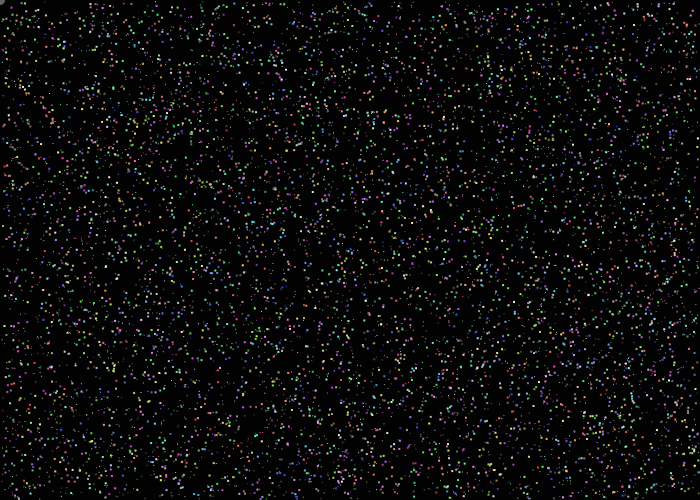
Frame 1 (no input)
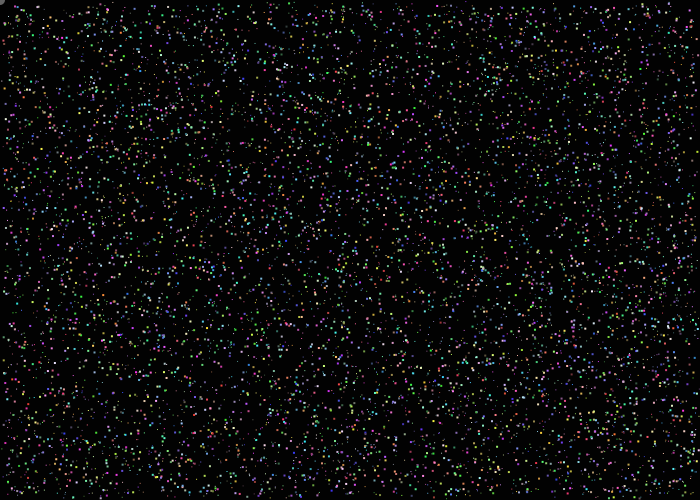
Frame 60 (the mouse pressed at the canvas centre just before this capture)
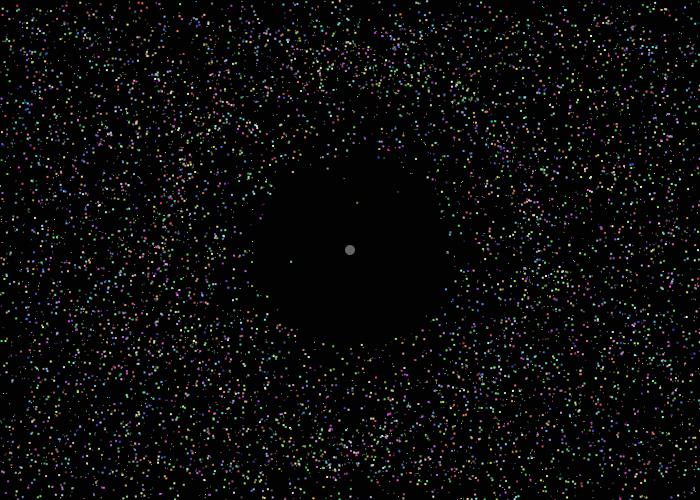
Frame 120 (the mouse held since frame 60 and released just before this capture)

The Processing sketch that drew these frames (run headless with seeded random() and noise(); from frame 60 on, the mouse is pressed at the canvas centre):

// Processing sketch: danceprojection_web
// ── danceprojection_web.pde
//to do:
//  figure out what dimensions the "box" should be
//  figure threshold that works best ~1000
//  figure out if kinect should be front / back -> back
//
// have mouse act as a back up plan
// change color of the ball
// adjust magnitude of the push
// slices

//import org.openkinect.freenect.*;
//import org.openkinect.processing.*;

//KinectTracker tracker;
//Kinect kinect;


int nparticles = 8222;
ArrayList<Particle> particles = new ArrayList<Particle>();

Particle createParticle()
{
  int r = (int)random(1, 3);
  //PVector position = new PVector(random(r + 250, width-r-250), random(r, height-r-620));
  PVector position = new PVector(random(r, width-r), random(r, height-r));
  PVector velocity = PVector.random2D();
  velocity.setMag(1);
  int c = color(random(50, 255), random(50, 255), random(50, 255));
  noStroke();

  Particle p = new Particle(r, position, velocity, c, position.x, position.y);
  return p;
}

void setup()
{
    size (700,500);
    //fullScreen();

    background(0);

    for (int i = 0; i < nparticles; i++)
    {
      Particle p = createParticle();
      particles.add(p);
    }

    background(0);
    noCursor();
    /*
  kinect = new Kinect(this);
  tracker = new KinectTracker();
  */
}

/*
PVector prev = new PVector(0,0);
PVector current = new PVector(0,0);
*/


void draw()
{
 background(2);//take this out for cool line drawing effect (might also need to remove bounces off walls)

 for (Particle p : particles)
    {
      p.display();
      p.velocity.mult(.995);
    }
 fill(100);
 ellipse(mouseX, mouseY, 10, 10);

 //current = new PVector(tracker.getLerpedPos().x, tracker.getLerpedPos().y);

 for (Particle p: particles)
  {
    /*
    PVector v = tracker.getLerpedPos().copy();  //need to have a copy in order to avoid messing with the actual vector.
    v.x *= ((width-500.0f)/kinect.width);
    v.y *= (height-620.0f)/kinect.height;
    */

    //PVector push = new PVector(v.x-p.position.x, v.y-p.position.y); //subbed in tracker pos for mouse
    //PVector push = new PVector(mouseX-p.position.x, mouseY-p.position.y); //subbed in tracker pos for mouse

    PVector pull = new PVector(p.startXPos - p.position.x, p.startYPos - p.position.y);
    /*
    float pushMag = push.mag();
    push.mult(.85/(sq(pushMag)));
    push.mult(sqrt(sq(current.x-prev.x)+sq(current.y-prev.y))); //is there a previous position// how to find
    */

    //p.push(push);
    p.pull(pull);

    //if (mouseX > 250 && mouseX < width-250 && mouseY < height-600)
    {
      PVector push2 = new PVector(mouseX-p.position.x, mouseY-p.position.y); //subbed in tracker pos for mouse
      float push2Mag = push2.mag();
      push2.mult(.3/(sq(push2Mag)));
      push2.mult(sqrt(sq(pmouseX-mouseX)+sq(pmouseY-mouseY)));
      p.push(push2);
      p.pull(pull);
    }



  }

    //tracker.track();
 /*
   // Let's draw the raw location
    PVector v1 = tracker.getPos();
    fill(10);
    noStroke();
    ellipse(v1.x *((width-250.0f)/kinect.width), v1.y * ((height-620.0f)/kinect.height), 20, 20);

    // Let's draw the "lerped" location
    PVector v2 = tracker.getLerpedPos();
    fill(5);
    noStroke();
    ellipse(v2.x *((width-250.0f)/kinect.width), v2.y * ((height-620.0f)/kinect.height), 20, 20);

    prev = current;
    */
}

void mousePressed() {
 for (Particle p: particles){
   p.position.x = random(0,width);
   p.startXPos = p.position.x;
   p.position.y = random(0,height);
   p.startYPos = p.position.y;
   p.velocity = PVector.random2D();
   p.velocity.setMag(1);
  }
}

// ── Particle.pde
class Particle
{
  
  float r;
  PVector velocity, position, acceleration;
  int c;
  float startXPos;
  float startYPos;
  
  Particle(float r, PVector position, PVector velocity, int c, float startXPos, float startYPos)
  {
    this.r = r;
    this.position = position;
    this.velocity = velocity;
    acceleration = new PVector(0,.1);
    this.c = c;
    this.startXPos = startXPos;
    this.startYPos = startYPos;
  }
  
  void display()
  {
    fill(c);
    rect(position.x, position.y, r, r);
    position.add(velocity);
   // velocity.add(acceleration);
   
   //change bounce limits to get margins
   if(position.x < r  || position.x>width-r)
      velocity.x *=-1;
     
      
     
    if(position.y <r || position.y>height-r)
      velocity.y *=-1;  
      
    }

    void push(PVector force)
    {
       force.mult(-2);
       velocity.add(force);
    }
 
    void pull(PVector force)
    {
      if (force.mag()> .03)
         force.setMag(.03);
       velocity.add(force);
    }
}
